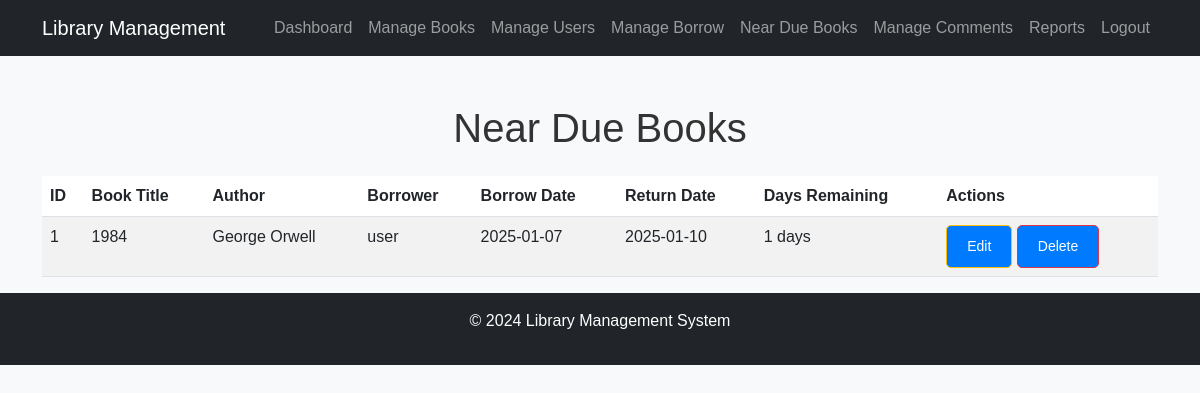
Page /admin/near_due_books.php (signed in) on the earlier database version.
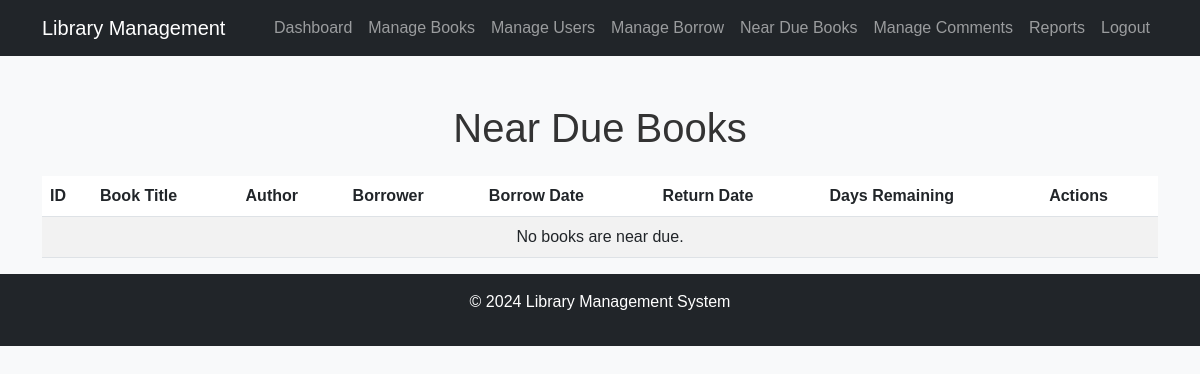
Same page on the later database version.
### tables this page shows
CREATE TABLE `borrows` (
  `id` int(11) NOT NULL,
  `user_id` int(11) DEFAULT NULL,
  `book_id` int(11) DEFAULT NULL,
  `borrow_date` date DEFAULT NULL,
  `return_date` date DEFAULT NULL,
  `status` enum('borrowed','returned','overdue') DEFAULT NULL,
  `borrow_duration` int(11) DEFAULT NULL
);

CREATE TABLE `books` (
  `id` int(11) NOT NULL,
  `title` varchar(255) NOT NULL,
  `author` varchar(255) NOT NULL,
  `genre` varchar(100) DEFAULT NULL,
  `description` mediumtext DEFAULT NULL,
  `isbn` varchar(20) DEFAULT NULL,
  `status` enum('available','borrowed','reserved','lost') DEFAULT 'available',
  `cover_image` varchar(255) DEFAULT NULL,
  `published_year` year(4) DEFAULT NULL,
  `quantity` int(11) DEFAULT 0,
  `borrow_duration` int(11) DEFAULT 14
);

CREATE TABLE `users` (
  `id` int(11) NOT NULL,
  `username` varchar(50) NOT NULL,
  `password` varchar(255) NOT NULL,
  `email` varchar(100) NOT NULL,
  `role` enum('admin','user') DEFAULT 'user',
  `created_at` timestamp NOT NULL DEFAULT current_timestamp(),
  `status` enum('active','locked') DEFAULT 'active'
);

### admin/near_due_books.php (the view, shortened to what this page needs)
<?php
include_once '../includes/db.php';
$current_date = date('Y-m-d');
$sql = "SELECT borrows.*, books.title, books.author, users.username
        FROM borrows
        JOIN books ON borrows.book_id = books.id
        JOIN users ON borrows.user_id = users.id
        WHERE borrows.status = 'borrowed'
        AND DATEDIFF(borrows.return_date, '$current_date') <= 5
        ORDER BY borrows.return_date ASC";
$result = $conn->query($sql);
$near_due_books = $result->fetch_all(MYSQLI_ASSOC);
?>
<!DOCTYPE html>
<html lang="en">
<head>
    <link href="https://cdn.jsdelivr.net/npm/bootstrap@5.3.0/dist/css/bootstrap.min.css" rel="stylesheet">
    <link rel="stylesheet" href="../assets/css/style.css">
</head>
<body>
    <?php include_once '../includes/header.php'; ?>
    <div class="container mt-5">
        <h1 class="text-center mb-4">Near Due Books</h1>
        <table class="table table-striped">
            <thead>
                <tr>
                    <th>ID</th>
                    <th>Book Title</th>
                    <th>Author</th>
                    <th>Borrower</th>
                    <th>Borrow Date</th>
                    <th>Return Date</th>
                    <th>Days Remaining</th>
                    <th>Actions</th>
                </tr>
            </thead>
            <tbody>
                <?php if (empty($near_due_books)): ?>
                    <tr>
                        <td colspan="8" class="text-center">No books are near due.</td>
                    </tr>
                <?php else: ?>
                    <?php foreach ($near_due_books as $book): ?>
                        <tr>
                            <td><?php echo $book['id']; ?></td>
                            <td><?php echo $book['title']; ?></td>
                            <td><?php echo $book['author']; ?></td>
                            <td><?php echo $book['username']; ?></td>
                            <td><?php echo $book['borrow_date']; ?></td>
                            <td><?php echo $book['return_date']; ?></td>
                            <td>
                                <?php
                                $return_date = new DateTime($book['return_date']);
                                $current_date = new DateTime();
                                $interval = $current_date->diff($return_date);
                                echo $interval->days . " days";
                                ?>
                            </td>
                            <td>
                                <a href="edit_borrow.php?id=<?php echo $book['id']; ?>" class="btn btn-warning btn-sm">Edit</a>
                                <a href="delete_borrow.php?id=<?php echo $book['id']; ?>" class="btn btn-danger btn-sm" onclick="return confirm('Are you sure?')">Delete</a>
                            </td>
                        </tr>
                    <?php endforeach; ?>
                <?php endif; ?>
            </tbody>
        </table>
    </div>
    <?php include_once '../includes/footer.php'; ?>
</body>
</html>

Differences in the rows shown:
no longer on this page (row edited): borrows: id "1", book.title "1984", book.author "George Orwell", user.username "user", borrow_date "2025-01-07", return_date "2025-01-10", return_date "1"
Other differences:
text now shown: "No books are near due."
